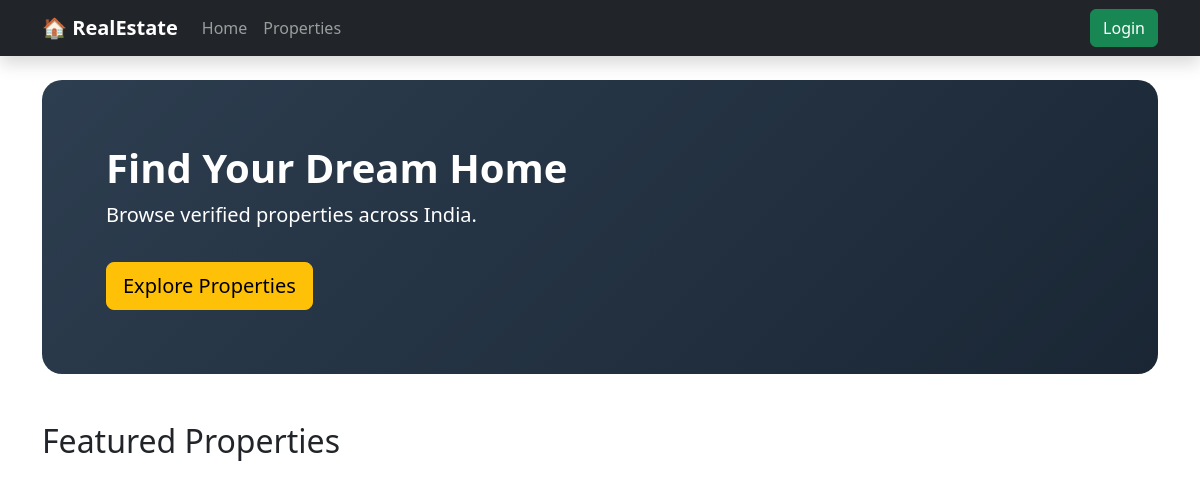
The app's page /, older data.
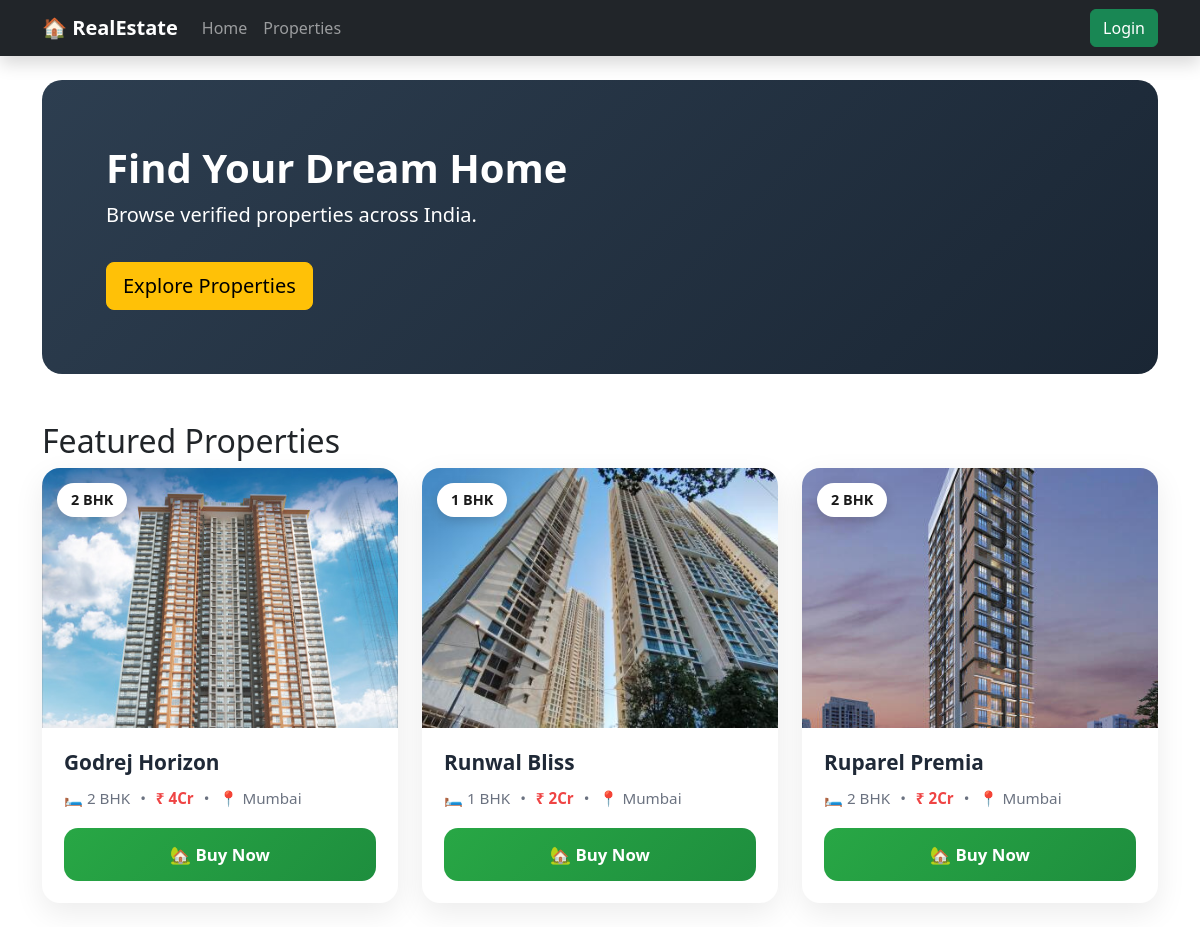
The same page, newer data.
### properties/models.py (models this page shows, shortened)
class Property(models.Model):
    title = models.CharField(max_length=200, default="No Title")
    description = models.TextField(default="No Description")
    price = models.IntegerField(default=0)
    city = models.CharField(max_length=100, default="Unknown")
    state = models.CharField(max_length=100, default="Unknown")
    address = models.CharField(max_length=255, default="Not Available")
    bhk = models.IntegerField(default=1)
    main_image = models.ImageField(upload_to='properties/', blank=True, null=True)
    property_type = models.CharField(max_length=50, default="Apartment")
    furnished = models.CharField(max_length=50, default="Unfurnished")
    amenities = models.TextField(default="")
    seller = models.ForeignKey(User, on_delete=models.CASCADE, related_name="properties")
    created_at = models.DateTimeField(auto_now_add=True)

### accounts/views.py (the view)
# urls.py: path('', home_view, name='home'),
def home_view(request):
    properties = Property.objects.all()
    return render(request, 'home.html', {
        'properties': properties
    })

### properties/context_processors.py (called while the page is built)
def property_count(request):
    return {
        "total_properties": Property.objects.count()
    }

### templates/home.html (shortened to what this page needs)
{% extends 'base.html' %}
{% block content %}
<div class="hero">
    <h1>Find Your Dream Home</h1>
    <p class="fs-5 mt-2">Browse verified properties across India.</p>
    <a href="{% url 'listings' %}" class="btn btn-warning btn-lg mt-3">
        Explore Properties
    </a>
</div>
<h2 class="section-heading">Featured Properties</h2>
<div class="row g-4">
    {% for p in properties %}
    <div class="col-md-4">
        <div class="featured-card">
            <div class="featured-img-wrapper">
                {% if p.main_image %}
                    <img src="{{ p.main_image.url }}" alt="{{ p.title }}">
                {% else %}
                    <img src="https://via.placeholder.com/400x300?text=No+Image">
                {% endif %}
                <div class="bhk-badge">
                    {{ p.bhk }} BHK
                </div>
            </div>
            <div class="featured-body">
                <h5 class="featured-title">{{ p.title }}</h5>
                <div class="featured-info">
                    <span>🛏 {{ p.bhk }} BHK</span>
                    <span>•</span>
                    <span class="featured-price">₹ {{ p.price }}Cr</span>
                    <span>•</span>
                    <span>📍 {{ p.city }}</span>
                </div>
                {% if user.is_authenticated %}
                    <a href="{% url 'book_visit' p.id %}" class="btn btn-buy">
                        🏡 Buy Now
                    </a>
                {% else %}
                    <a href="{% url 'login_user' %}" class="btn btn-buy">
                        🏡 Buy Now
                    </a>
                {% endif %}
            </div>
        </div>
    </div>
    {% endfor %}
</div>
{% endblock %}

### templates/base.html (shortened to what this page needs)
<!DOCTYPE html>
<html lang="en">
<head>
    <link href="https://cdn.jsdelivr.net/npm/bootstrap@5.3.2/dist/css/bootstrap.min.css" rel="stylesheet">
</head>
<body>
<nav class="navbar navbar-expand-lg navbar-dark bg-dark shadow">
  <div class="container">
    <a class="navbar-brand fw-bold" href="{% url 'home' %}">🏠 RealEstate</a>
    <div class="collapse navbar-collapse" id="nav">
      <ul class="navbar-nav me-auto">
        <li class="nav-item">
          <a class="nav-link" href="{% url 'home' %}">Home</a>
        </li>
        <li class="nav-item">
          <a class="nav-link" href="{% url 'listings' %}">Properties</a>
        </li>
      </ul>
      {% if user.is_authenticated %}
        <span class="text-warning fw-semibold me-3">
          Hi, {{ user.username }}
        </span>
        <a href="{% url 'logout_user' %}" class="btn btn-danger">
          Logout
        </a>
      {% else %}
        <a href="{% url 'login_user' %}" class="btn btn-success">
          Login
        </a>
      {% endif %}
    </div>
  </div>
</nav>
<div class="container my-4">
    {% block content %}{% endblock %}
</div>
</body>
</html>

### templates/home.html (style rules this page uses)
.hero { background: linear-gradient(135deg, #2D3E50, #1a2634); color: white; padding: 4rem; border-radius: 20px; margin-bottom: 3rem; }
.hero h1 { font-weight: 800; }
.featured-card { background: #ffffff; border-radius: 18px; overflow: hidden; box-shadow: 0 10px 30px rgba(0,0,0,0.08); transition: all 0.3s ease; height: 100%; }
.featured-img-wrapper { position: relative; overflow: hidden; }
.featured-img-wrapper img { width: 100%; height: 260px; object-fit: cover; transition: transform 0.4s ease; }
.bhk-badge { position: absolute; top: 15px; left: 15px; background: #ffffff; color: #1a1a1a; padding: 6px 14px; border-radius: 20px; font-weight: 600; font-size: 0.9rem; box-shadow: 0 4px 12px rgba(0,0,0,0.15); }
.featured-body { padding: 22px; }
.featured-title { font-size: 1.3rem; font-weight: 700; color: #1f2937; margin-bottom: 12px; }
.featured-info { display: flex; align-items: center; gap: 10px; color: #6b7280; font-size: 0.95rem; margin-bottom: 18px; }
.featured-info span { display: flex; align-items: center; gap: 5px; }
.featured-price { color: #ef4444; font-weight: 700; }
.btn-buy { background: linear-gradient(135deg, #28a745, #1e8e3e); color: #ffffff; border: none; padding: 14px; border-radius: 14px; font-size: 1.05rem; font-weight: 700; width: 100%; transition: all 0.3s ease; }

Row changes from the older to the newer data that the page shows:
added Property: main_image (picture), bhk "2", title "Godrej Horizon", price "4", city "Mumbai"
added Property: main_image (picture), bhk "1", title "Runwal Bliss", price "2", city "Mumbai"
added Property: main_image (picture), bhk "2", title "Ruparel Premia", price "2", city "Mumbai"
